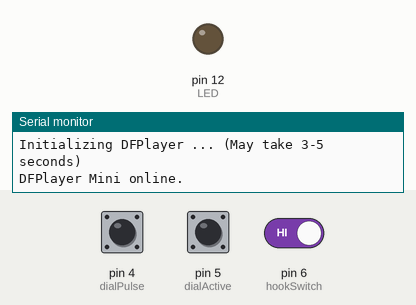
This sketch was run on a simulated Arduino Uno, built with avr-gcc and run on an emulated ATmega328P. Shown: output pins drawn as LEDs (lit = HIGH), the last lines printed to the serial monitor. Dashed ring = blinking. Inputs (shaded band) come from the test bench; at power-on: pin 5 (dialActive) HIGH, pin 6 (hookSwitch) HIGH, pin 4 (dialPulse) HIGH. The audio player accepts every command and is not drawn.

Above: at 3.3 s.
3.4 s: pin 5 (dialActive) driven LOW and pin 6 (hookSwitch) driven LOW
At 3.7 s:
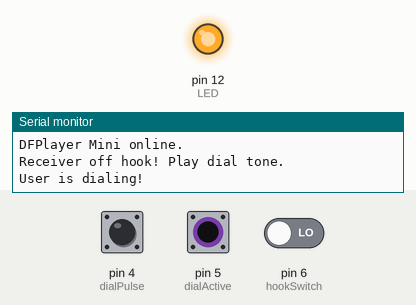
4.9 s: pin 5 (dialActive) driven HIGH
At 5.3 s:
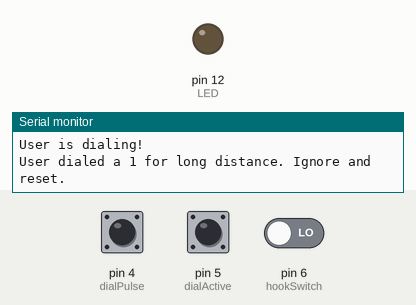
6.4 s: pin 5 (dialActive) driven LOW
At 7.6 s:
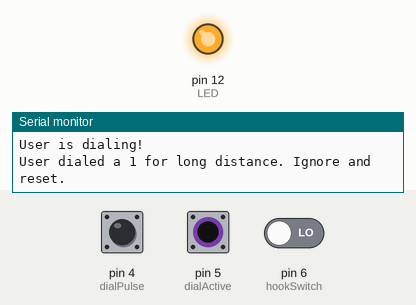
7.9 s: pin 4 (dialPulse) pulled LOW for 3.2 s
At 8.8 s:
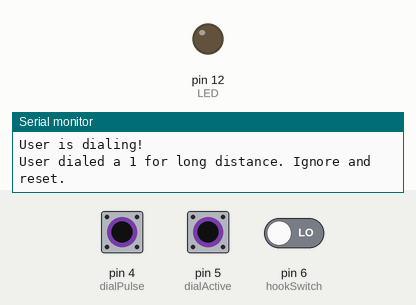
12.6 s: pin 5 (dialActive) pulsed HIGH 2 times (0.12 s each, 0.3 s apart)
At 12.81 s:
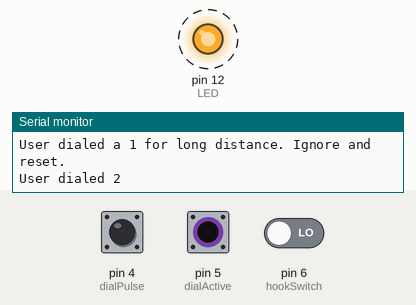
Timing chart, 0 to 15.6 s (numbered marks = the images above; inputs shaded):
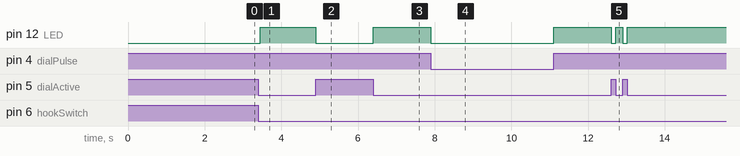

The sketch:

ST_Phone.ino
```cpp
#include "Arduino.h"
#include "SoftwareSerial.h"
#include "DFRobotDFPlayerMini.h"

// Internal LED is on Digital 12
#define LED 12
// We are using pins 2 and 3 to interface with the DFPlayer
#define rxPin 2
#define txPin 3
// We are using pin 4 for the rotary dial pulse
#define dialPulse 4
// We are using pin 5 for the rotary dial active
#define dialActive 5
// We are using pin 6 for the hook switch, when off hook it will be low
#define hookSwitch 6

// Define MP3 track names. MP3 names on SD card must be numeric
#define dialTone 0001
#define offHookTone 0002
#define notAvailable 0003
#define voiceMail 0004

// Debounce the pulses - should be longer than 5ms
#define debounceDelay 5
// Wait time before Off Hook tone plays
#define offHookDelay 10000

// The number needed to play the voice mail message
int targetDigits[] = {6,1,8,6,2,5,8,3,1,3}; // note zero would be 10 for pulse dialing
int dialedDigits[] = {0,0,0,0,0,0,0,0,0,0}; // start with nothing, 0 is invalid

SoftwareSerial DFPlayerSerial(rxPin, txPin); // RX, TX
DFRobotDFPlayerMini DFPlayer;

void(* resetFunc) (void) = 0; // Arduino reset function if DFPlayer cannot init

bool isOffHook(); // Check if hook switch is low
bool isDialing(); // Check if dial active is low
int pulses(); // Count pulses and return the count
void resetDialer(); // Reset the dialed digits to zeros

void setup() {
  // Initialize serial connection to PC if present
  Serial.begin(115200);

  // Initialize DFPlayer serial connection for control
  DFPlayerSerial.begin(9600);

  // Set pin modes to input pull up since all will go low when active
  int inPins[] = {hookSwitch, dialPulse, dialActive};
  for (int i = 0; i < 3; i++) {
    pinMode(inPins[i], INPUT_PULLUP);
  }
  Serial.println("Input pins are set up.");

  // Set LED as output
  pinMode(LED, OUTPUT);
  Serial.println("Internal LED configured.");

  Serial.println("Welcome to Stranger Things Phone!");
  Serial.println("Initializing DFPlayer ... (May take 3-5 seconds)");

  if (!DFPlayer.begin(DFPlayerSerial)) {  // Use softwareSerial to communicate with mp3.
    Serial.println(F("Unable to begin:"));
    Serial.println(F("1.Please recheck the connection!"));
    Serial.println(F("2.Please insert the SD card!"));
    // Wait 5 seconds, then reset Arduino to try again
    delay(5000);
    resetFunc();
  }
  Serial.println(F("DFPlayer Mini online."));
  DFPlayer.volume(30);  // Set volume value. From 0 to 30, we want MAX

}

void loop() {
  // Wait until the receiver is taken off the hook
  while (!isOffHook()) {
    delay(50); // Do nothing for 50ms
  }

  // We can assume the receiver is off the hook at this point
  Serial.println("Receiver off hook! Play dial tone.");
  // so we should play the dial tone.
  DFPlayer.playMp3Folder(dialTone);
  // Record the current time to time off hook
  unsigned long hookTimer = millis();
  // Wait until the user starts dialing
  do {
    // If the user waits too long, play the off hook tone until they hang up
    if (millis() - hookTimer > offHookDelay) {
      Serial.println("Waited too long, play off hook tone and wait until hang up.");
      DFPlayer.playMp3Folder(offHookTone);
      while (isOffHook()) {
        delay(50); // Do nothing for 50ms
      }
    }
  } while (!isDialing() && isOffHook());

  // We can assume the user either hung up or has started dialing
  // so we should count the pulses if the receiver is off the hook
  if (isOffHook()) { // do nothing if the receiver is on the hook
    Serial.println("User is dialing!");
    // Stop playing the dial tone when the user is dialing
    DFPlayer.stop();
    for (int i = 0; i < 10 && isOffHook(); i++) { // Stop counting digits after 10 or when hung up
      int currentDigit = pulses();
      if ( currentDigit == 1 && i == 0) { // if the user dials a 1 for long distance, ignore it
        Serial.println("User dialed a 1 for long distance. Ignore and reset.");
        i = -1; // will increment to zero when the loop repeats
      } else {
        dialedDigits[i] = currentDigit;
        Serial.print("User dialed ");
        Serial.println(currentDigit);
      }
      // Record the current time to time off hook
      unsigned long hookTimer = millis();
      do {
        // If the user waits too long, play the off hook tone until they hang up
        if (millis() - hookTimer > offHookDelay) {
          DFPlayer.playMp3Folder(offHookTone);
          while (isOffHook()) {
            delay(50); // Do nothing for 50ms
          }
        }
      } while (!isDialing() && isOffHook() && i != 9);
    } // User either hung up or has dialed all 10 digits. Time to compare!
    if (isOffHook()) {
      bool isCorrect = true;
      for (int i = 0; i < 10 && isCorrect; i++) {
        isCorrect = dialedDigits[i] == targetDigits[i];
      }
      if (isCorrect) {
        Serial.println("User dialed the right number, play voice mail!");
        DFPlayer.playMp3Folder(voiceMail);
        DFPlayer.enableLoop();
      } else {
        Serial.println("User dialed the wrong number, play not available.");
        DFPlayer.playMp3Folder(notAvailable);
        DFPlayer.enableLoop();
      }
      // Wait until either one has finished playing or they hang up
      while (DFPlayer.readType() != DFPlayerPlayFinished && isOffHook()) {
        delay(50); // Do nothing for 50 ms
      }
      // Record the current time to time off hook
      unsigned long hookTimer = millis();
      // Wait until the user hangs up
      do {
        // If the user waits too long, play the off hook tone until they hang up
        if (millis() - hookTimer > 500000) {
          Serial.println("Waited too long, play off hook tone and wait until hang up.");
          DFPlayer.playMp3Folder(offHookTone);
          while (isOffHook()) {
            delay(50); // Do nothing for 50ms
          }
        }
      } while (isOffHook());
    }
  }
  // Receiver should be on the hook at this point, stop all playback and reset
  DFPlayer.stop();
  resetDialer();
  Serial.println("User hung up. Reset and go again!");
}

void resetDialer() {
  for (int i = 0; i < 10; i++) {
    dialedDigits[i] = 0;
  }
}

int pulses() {
  int digit = 0;
  int lastRead = LOW;
  unsigned long lastChangeTime = millis();
  // While dialing is active count pulses
  digitalWrite(LED, HIGH);
  while (isDialing()) {
    int currentRead = digitalRead(dialPulse);
    if (lastRead != currentRead && ((millis() - lastChangeTime) > debounceDelay)) {
      digitalWrite(LED, !lastRead);
      // Only increment at the leading edge of the pulse
      if (currentRead == HIGH) {
        digit++;
      }
      lastChangeTime = millis();
      lastRead = currentRead;
    }
  }
  digitalWrite(LED, LOW);
  // Dialing has finished, return counted pulses as the digit
  // Note that zero is 10 pulses
  return digit;
}

bool isOffHook() {
  return !digitalRead(hookSwitch);
}

bool isDialing() {
  return !digitalRead(dialActive);
}
```

Measured:
- after the input at 3.4 s, pin 12 (LED): LOW → HIGH after 0.05 s
- after the input at 4.9 s, pin 12 (LED): HIGH → LOW at once
- after the input at 6.4 s, pin 12 (LED): LOW → HIGH at once
- after the input at 7.9 s, pin 12 (LED): HIGH → LOW at once, → HIGH 3.2 s later
- after the input at 12.6 s, pin 12 (LED): alternates HIGH for 0.18 s and LOW for 0.12 s, 4 changes in all, then stays HIGH, starting at once
